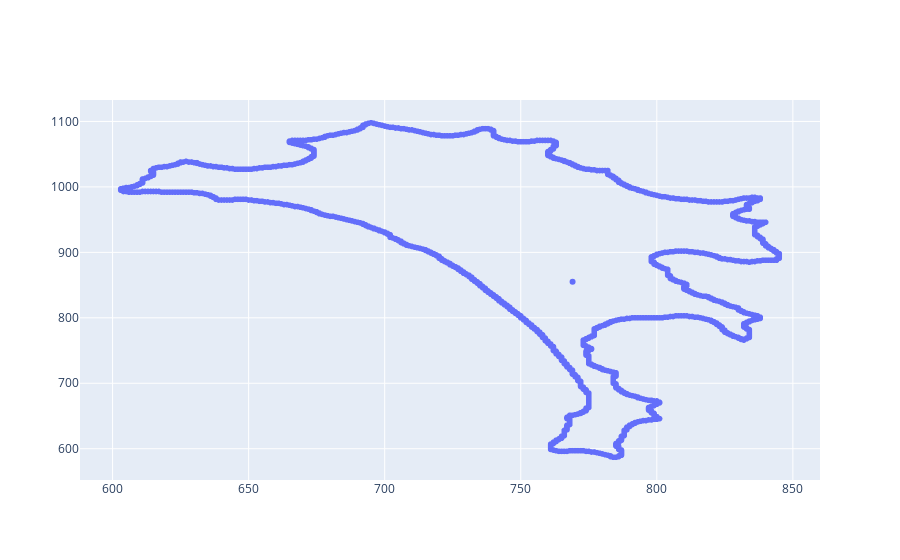

Source (notebook cell):
### Markdown cell above
Next, for each cell will caculate the persistence diagram using a radial function based at the center of the nucles. We do need to translate the center of the nucleus into the same frame as the contour is in. This is due to the way FilamentSensor extracts the contour of each cell in a directory.

### Code cell
import plotly.graph_objects as go
width=1500
height=1692
i = 1
contour = pandas.read_csv("X1/cell/csv_contour/"+str("%03d" % (2*i+1))+"_contour.csv",header=None)

center = pandas.DataFrame([[769.049, 855.158]], columns=["x", "y"])
fig_data = px.scatter(contour, x=0, y=1, width=800, height=600).data
fig_data = fig_data + px.scatter(center, x="x", y="y", width=800, height=600).data
fig = go.Figure(fig_data)
fig.show()

### Figure 1 — Plotly figure (JSON) as saved in the notebook; plotly's stock layout.template omitted (floating-point values rounded to 4 significant figures; data arrays with more than 128 entries replaced by an {"elided": "..."} marker saying what was removed)
{"data": [{"hovertemplate": "0=%{x}<br>1=%{y}<extra></extra>", "legendgroup": "", "marker": {"color": "#636efa", "symbol": "circle"}, "mode": "markers", "name": "", "showlegend": false, "type": "scattergl", "x": {"elided": "1394 int values"}, "xaxis": "x", "y": {"elided": "1394 int values"}, "yaxis": "y"}, {"hovertemplate": "x=%{x}<br>y=%{y}<extra></extra>", "legendgroup": "", "marker": {"color": "#636efa", "symbol": "circle"}, "mode": "markers", "name": "", "orientation": "v", "showlegend": false, "type": "scatter", "x": [769.0], "xaxis": "x", "y": [855.2], "yaxis": "y"}], "layout": {}}
